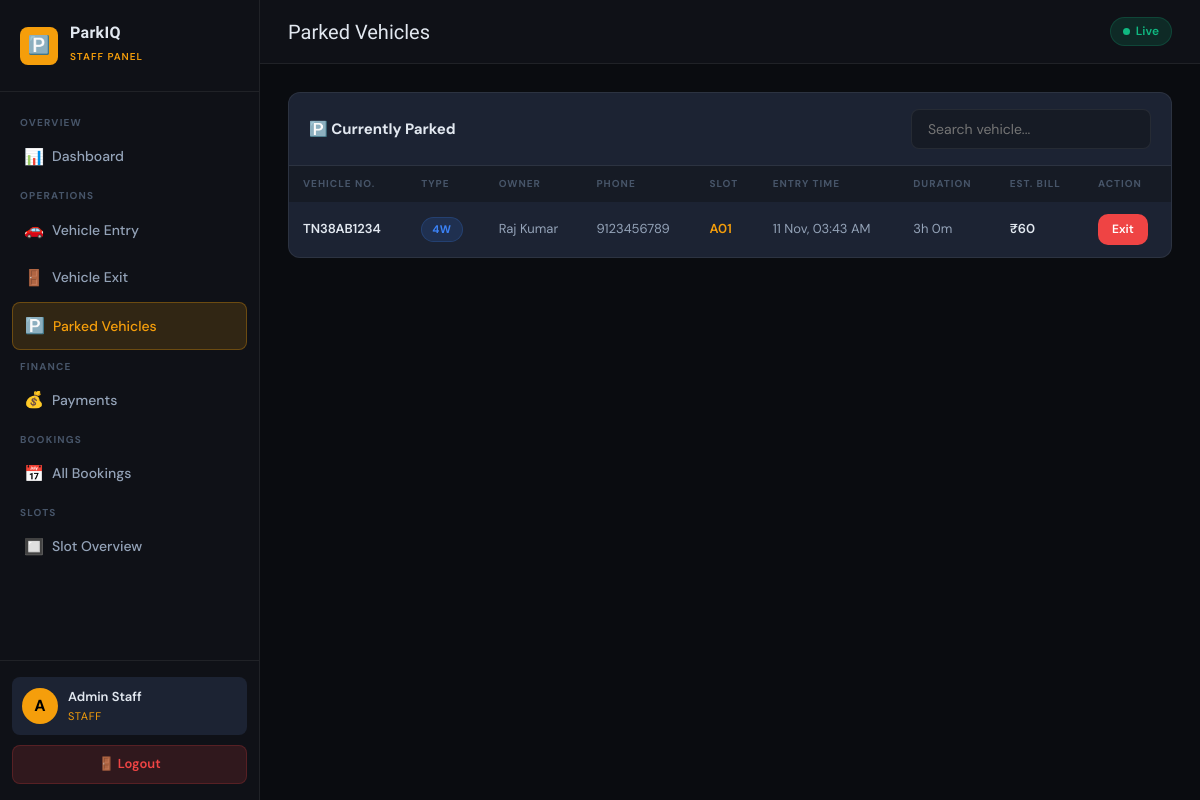
/staff/parked.php (signed in), run on the app's committed database.
### tables this page shows
CREATE TABLE IF NOT EXISTS vehicles (
    id INT AUTO_INCREMENT PRIMARY KEY,
    user_id INT,
    vehicle_number VARCHAR(20) NOT NULL,
    vehicle_type ENUM('2W','4W') DEFAULT '4W',
    owner_name VARCHAR(100),
    slot_id INT,
    entry_time DATETIME,
    exit_time DATETIME,
    status ENUM('parked','exited') DEFAULT 'parked',
    created_at TIMESTAMP DEFAULT CURRENT_TIMESTAMP,
    updated_at TIMESTAMP DEFAULT CURRENT_TIMESTAMP ON UPDATE CURRENT_TIMESTAMP,
    FOREIGN KEY (user_id) REFERENCES users(id) ON DELETE SET NULL,
    FOREIGN KEY (slot_id) REFERENCES parking_slots(id) ON DELETE SET NULL
);

CREATE TABLE IF NOT EXISTS users (
    id INT AUTO_INCREMENT PRIMARY KEY,
    name VARCHAR(100) NOT NULL,
    email VARCHAR(150) NOT NULL UNIQUE,
    password VARCHAR(255) NOT NULL,
    phone VARCHAR(20),
    role ENUM('user','staff') DEFAULT 'user',
    created_at TIMESTAMP DEFAULT CURRENT_TIMESTAMP,
    updated_at TIMESTAMP DEFAULT CURRENT_TIMESTAMP ON UPDATE CURRENT_TIMESTAMP
);

CREATE TABLE IF NOT EXISTS parking_slots (
    id INT AUTO_INCREMENT PRIMARY KEY,
    slot_number VARCHAR(10) NOT NULL UNIQUE,
    slot_type ENUM('2W','4W') DEFAULT '4W',
    status ENUM('available','occupied','reserved') DEFAULT 'available',
    created_at TIMESTAMP DEFAULT CURRENT_TIMESTAMP,
    updated_at TIMESTAMP DEFAULT CURRENT_TIMESTAMP ON UPDATE CURRENT_TIMESTAMP
);

### staff/parked.php (the view, shortened to what this page needs)
<?php
require_once '../includes/config.php';
$parked = $conn->query("
  SELECT v.id, v.vehicle_number, v.vehicle_type, v.owner_name, v.entry_time,
         ps.slot_number, u.name AS user_name, u.phone
  FROM vehicles v
  LEFT JOIN parking_slots ps ON ps.id = v.slot_id
  LEFT JOIN users u ON u.id = v.user_id
  WHERE v.status='parked'
  ORDER BY v.entry_time ASC
");
?>
<!DOCTYPE html>
<html lang="en">
<head>
<link rel="stylesheet" href="../css/style.css">
</head>
<body>
<div class="dashboard-wrapper">
  <?php include '../includes/staff_sidebar.php'; ?>
  <div class="main-content">
    <div class="topbar">
      <div class="flex items-center gap-3">
        <span class="topbar-title">Parked Vehicles</span>
      </div>
      <div class="topbar-right">
        <div class="live-badge"><div class="live-dot"></div> Live</div>
      </div>
    </div>
    <div class="page-content">
      <div class="card fade-in">
        <div class="card-header">
          <span class="card-title">🅿️ Currently Parked</span>
          <div class="search-bar" style="margin:0;width:240px">
            <input type="text" id="searchInput" placeholder="Search vehicle...">
          </div>
        </div>
        <div class="table-wrap">
          <table id="parkedTable">
            <thead>
              <tr><th>Vehicle No.</th><th>Type</th><th>Owner</th><th>Phone</th><th>Slot</th><th>Entry Time</th><th>Duration</th><th>Est. Bill</th><th>Action</th></tr>
            </thead>
            <tbody>
              <?php if ($parked->num_rows === 0): ?>
                <tr><td colspan="9" class="empty-state"><div class="icon">🅿️</div>No vehicles parked right now.</td></tr>
              <?php else: while ($v = $parked->fetch_assoc()):
                $mins = round((time() - strtotime($v['entry_time'])) / 60);
                $h = floor($mins/60); $m = $mins%60;
                $rate = $v['vehicle_type']==='4W' ? 20 : 10;
                $est = max(20, ceil($mins/60) * $rate);
              ?>
              <tr>
                <td><strong><?= htmlspecialchars($v['vehicle_number']) ?></strong></td>
                <td><span class="badge badge-blue"><?= $v['vehicle_type'] ?></span></td>
                <td><?= htmlspecialchars($v['owner_name'] ?: $v['user_name'] ?: '—') ?></td>
                <td><?= htmlspecialchars($v['phone'] ?? '—') ?></td>
                <td><strong class="text-amber"><?= $v['slot_number'] ?></strong></td>
                <td><?= date('d M, h:i A', strtotime($v['entry_time'])) ?></td>
                <td><?= $h>0?"{$h}h {$m}m":"{$m}m" ?></td>
                <td><strong>₹<?= $est ?></strong></td>
                <td><a href="vehicle_exit.php?vehicle_id=<?= $v['id'] ?>" class="btn btn-danger btn-sm">Exit</a></td>
              </tr>
              <?php endwhile; endif; ?>
            </tbody>
          </table>
        </div>
      </div>
    </div>
  </div>
</div>
</body>
</html>

### css/style.css (style rules this page uses)
:root { --bg-deep: #0a0c10; --bg-base: #0f1117; --bg-surface: #161b25; --bg-card: #1c2333; --bg-hover: #232d42; --amber: #f59e0b; --amber-dim: #d97706; --amber-glow: rgba(245,158,11,0.15); --green: #10b981; --green-dim: rgba(16,185,129,0.15); --red: #ef4444; --red-dim: rgba(239,68,68,0.15); --yellow: #f59e0b; --yellow-dim: rgba(245,158,11,0.15); --blue: #3b82f6; --blue-dim: rgba(59,130,246,0.15); --text-primary: #e2e8f0; --text-secondary: #94a3b8; --text-muted: #475569; --border: rgba(255,255,255,0.07); --border-amber: rgba(245,158,11,0.3); --radius: 10px; --shadow: 0 4px 24px rgba(0,0,0,0.4); --glow: 0 0 30px rgba(245,158,11,0.08); }
*, *::before, *::after { box-sizing: border-box; margin: 0; padding: 0; }
html { scroll-behavior: smooth; }
body { font-family: 'DM Sans', sans-serif; background: var(--bg-deep); color: var(--text-primary); min-height: 100vh; line-height: 1.6; }
.btn { display: inline-flex; align-items: center; justify-content: center; gap: 8px; padding: 12px 24px; border-radius: var(--radius); font-size: 14px; font-weight: 600; cursor: pointer; border: none; transition: all 0.2s; font-family: 'DM Sans', sans-serif; text-decoration: none; }
.btn-danger { background: var(--red); color: #fff; }
.btn-sm { padding: 6px 14px; font-size: 12px; }
.dashboard-wrapper { display: flex; min-height: 100vh; }
.main-content { margin-left: 260px; flex: 1; display: flex; flex-direction: column; min-height: 100vh; }
.topbar { background: var(--bg-base); border-bottom: 1px solid var(--border); padding: 0 28px; height: 64px; display: flex; align-items: center; justify-content: space-between; position: sticky; top: 0; z-index: 50; }
.topbar-title { font-size: 20px; font-family: 'Rajdhani', sans-serif; }
.topbar-right { display: flex; align-items: center; gap: 14px; }
.live-badge { display: flex; align-items: center; gap: 6px; background: var(--green-dim); border: 1px solid rgba(16,185,129,0.2); color: var(--green); padding: 4px 12px; border-radius: 20px; font-size: 12px; font-weight: 600; }
.live-dot { width: 7px; height: 7px; background: var(--green); border-radius: 50%; animation: pulse 1.5s infinite; }
.page-content { padding: 28px; flex: 1; }
.card { background: var(--bg-card); border: 1px solid var(--border); border-radius: 12px; overflow: hidden; margin-bottom: 20px; }
.card-header { padding: 16px 20px; border-bottom: 1px solid var(--border); display: flex; align-items: center; justify-content: space-between; flex-wrap: wrap; gap: 10px; }
.card-title { font-size: 15px; font-weight: 700; display: flex; align-items: center; gap: 8px; }
.table-wrap { overflow-x: auto; }
table { width: 100%; border-collapse: collapse; font-size: 13px; }
thead th { text-align: left; padding: 10px 14px; font-size: 10px; font-weight: 700; letter-spacing: 0.1em; text-transform: uppercase; color: var(--text-muted); background: var(--bg-surface); white-space: nowrap; }
tbody tr { border-bottom: 1px solid var(--border); transition: background 0.15s; }
tbody tr:last-child { border-bottom: none; }
tbody td { padding: 12px 14px; color: var(--text-secondary); vertical-align: middle; }
tbody td strong { color: var(--text-primary); font-weight: 600; }
.badge { display: inline-flex; align-items: center; gap: 5px; padding: 3px 10px; border-radius: 20px; font-size: 11px; font-weight: 700; letter-spacing: 0.06em; text-transform: uppercase; }
.badge-blue { background: var(--blue-dim); color: var(--blue); border: 1px solid rgba(59,130,246,0.2); }
.search-bar { display: flex; gap: 10px; margin-bottom: 20px; }
.search-bar input { flex: 1; padding: 10px 16px; background: var(--bg-surface); border: 1px solid var(--border); border-radius: 8px; color: var(--text-primary); font-size: 14px; font-family: 'DM Sans', sans-serif; outline: none; }
.fade-in { animation: fadeUp 0.4s ease both; }
.flex { display: flex; }
.items-center { align-items: center; }
.gap-3 { gap: 12px; }
.text-amber { color: var(--amber); }

### data on the page
vehicles: vehicle_number "TN38AB1234", vehicle_type "4W", owner_name "Raj Kumar", user.phone "9123456789", slot.slot_number "A01", entry_time "11 Nov, 03:43 AM", entry_time "3", entry_time "0", est "60"

### other printed values
$initial "A"
$name "Admin Staff"
